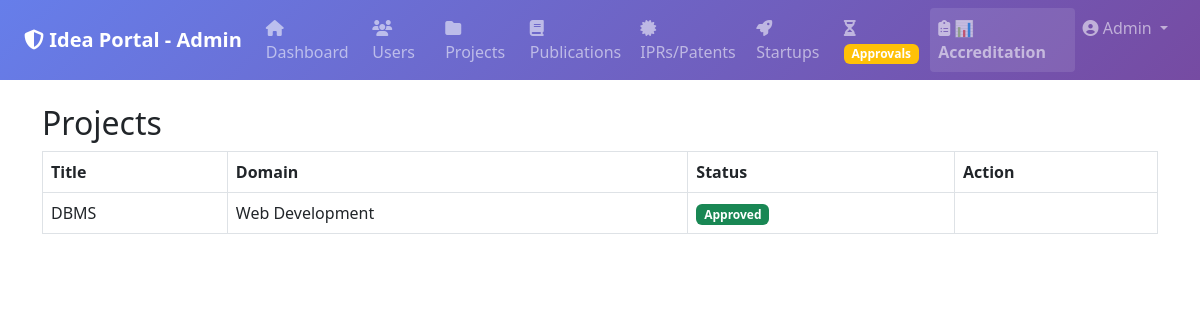
Page /admin/projects (signed in) on the committed database.
### backend/database/models.py (models this page shows, shortened)
class ResearchProject(db.Model):
    __tablename__ = 'research_project'
    project_id = db.Column(db.Integer, primary_key=True)
    faculty_id = db.Column(db.Integer, db.ForeignKey('person.person_id'))
    project_title = db.Column(db.String(200), nullable=False)
    project_description = db.Column(db.Text)
    domain = db.Column(db.String(100))
    department = db.Column(db.String(100))
    required_skills = db.Column(db.Text)  # Comma-separated skills
    team_size = db.Column(db.Integer)
    start_date = db.Column(db.Date)
    end_date = db.Column(db.Date)
    project_status = db.Column(db.String(50), default='Proposed')  # Proposed / Ongoing / Completed / On Hold
    iic_registration_status = db.Column(db.String(50))
    project_level = db.Column(db.String(50))
    program_location = db.Column(db.String(100))
    is_approved = db.Column(db.Boolean, default=False)
    is_startup_converted = db.Column(db.Boolean, default=False)  # Track if converted to startup
    created_at = db.Column(db.DateTime, default=datetime.utcnow)
    updated_at = db.Column(db.DateTime, default=datetime.utcnow, onupdate=datetime.utcnow)

### backend/admin/routes.py (the view)
@admin_bp.route('/projects')
@login_required
@role_required('Admin')
def view_projects():
    projects = ResearchProject.query.all()
    return render_template('admin/projects.html', projects=projects)

### frontend/templates/admin/projects.html (shortened to what this page needs)
{% extends 'base.html' %}
{% block content %}
<h2>Projects</h2>
<table class="table table-bordered">
<tr>
  <th>Title</th>
  <th>Domain</th>
  <th>Status</th>
  <th>Action</th>
</tr>
{% for p in projects %}
<tr>
  <td>{{ p.project_title }}</td>
  <td>{{ p.domain }}</td>
  <td>
    {% if p.is_approved %}
      <span class="badge bg-success">Approved</span>
    {% else %}
      <span class="badge bg-warning">Pending</span>
    {% endif %}
  </td>
  <td>
  </td>
</tr>
{% endfor %}
</table>
{% endblock %}

### rows in the picture
ResearchProject: project_title "DBMS", domain "Web Development", is_approved "Approved"
